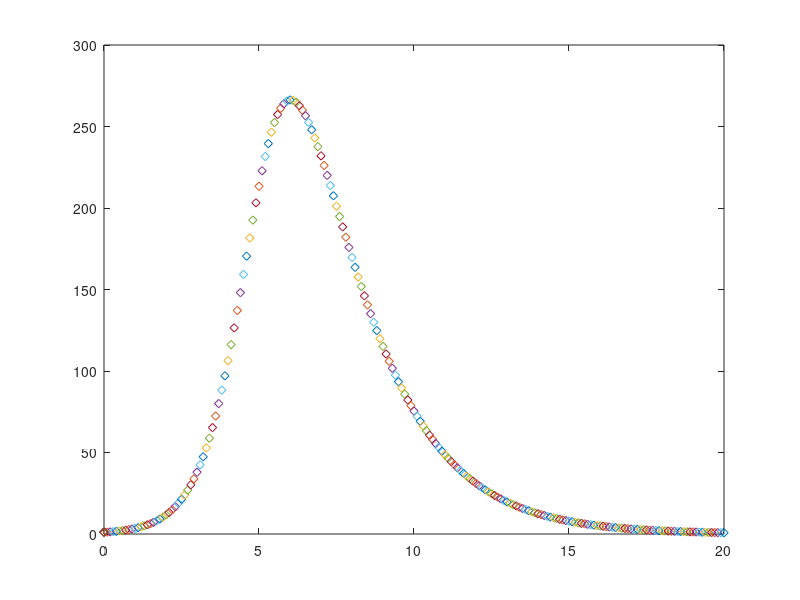

Write MATLAB code to recreate this figure.
%%%%%%%%%%%%%%%%%%%%%%%%%%%%%%%%%%%%%%%%%
%
% Name: hw3_205288439_p3
% Author: Matt Lacaire
% Goal: SIR Simulation of Spread of Disease
% ID: 205288439
% 
%%%%%%%%%%%%%%%%%%%%%%%%%%%%%%%%%%%%%%%%%

clc; clear all; close all;
%Susceptible, infectious, or recovered. SIR model.
%% Defining Variables
beta = 0.0026; %I define the constants beta and gamma (gamma on next line)
gamma = 0.5;
R = 0; %Initial R value R(0)
S = 700; %Initial S value S(0)
I = 1; %Initial I value I(0)
%% Euler Approximations
for t = (0.1:0.1:20) %We create a for loop for delta(t) equals 0.1. This increases by increment 0.1 all the way to 20. 
    Snew = (-beta * S * I * 0.1) + S; %Forward euler approximation. See notes on report.
    Inew = (beta * S * I - gamma * I)*0.1 + I; %Same euler approximation but for Inew.
    Rnew = (gamma * I * 0.1) + R; %Euler approximation. 
    if (Inew > I) % I try to see if the new I is less than the last. If so, I assign it as the new maxI. Knowing that the curve will resemble a bell, the highest I is the point for which I all numbers before are less.
        maxI = I; %Assigning I to maxI. 
        maxInfected = round(maxI); %I round to the nearest integer.
    end
    S = Snew; %To prepare for the next loop, I set the new S (Snew) at 0.1 to the value S so that we can approximate in the next loop.
    I = Inew; %I do the same for I.
    R = Rnew; %I do the same for R. 
    plot(0, 1,'d'); %I plot the point (0,1) because it's the one point not accounted for in the for loop. It's the initial conditions.
    hold on %I order the graph to keep the graphed point visible instead of deleting it when new points are plotted.
    plot(t, Inew,'d'); %Plotting current t vs. I (number of infected people)
    hold on %Again, ordering graph to keep all graphed points visible as new ones are added.
end
%% Output
    fprintf('Maximum Number of Infected Students: %.0f',maxI); %I print the value calculated above.
   